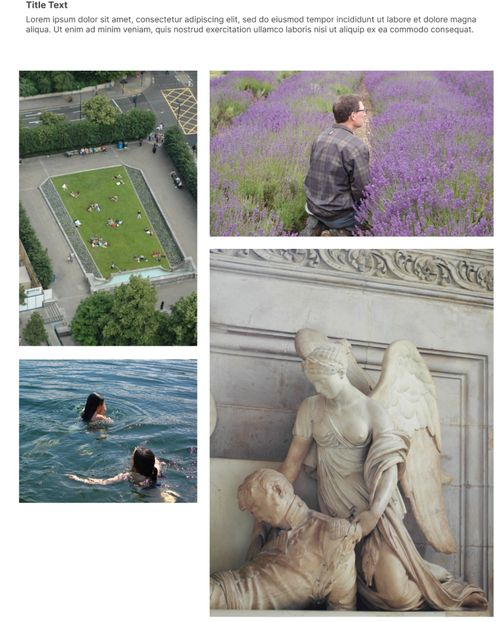
#> input picture SystemCode/frontend/images/1-p-500.jpg, 500 x 622 px
$ python -i dedup_server.py   (imports and definitions only)
#> lines starting #> are read from the running program, lines starting #| are printed output that depends on the picture
# # -*- coding utf-8 -*-
# """
# -------------------------------------------------
#    File Name：     dedup_server.py
#    Author :
#    time：
#    last edit time:
#    Description :   去重服务
# -------------------------------------------------

import os
from PIL import Image
import pyheif
from pathlib import Path
import imagehash

class DedupServer:
    def __init__(self, hash_method=imagehash.average_hash, similarity_threshold=5, target_size=(256, 256)):
        self.hash_method = hash_method
        self.similarity_threshold = similarity_threshold
        self.target_size = target_size

    def calculate_hash(self, image_path):
#> called with image_path = '../../../frontend/images/1-p-500.jpg'
        if image_path.lower().endswith("heic"):
            image = self.transfer_heic_file(image_path).convert("RGB")
        else:
            image = Image.open(image_path).convert("RGB")
#> image is the input picture: PIL image 500x622 RGB; mean R, G, B 165.8, 165.6, 161

        resized_image = image.resize(self.target_size)
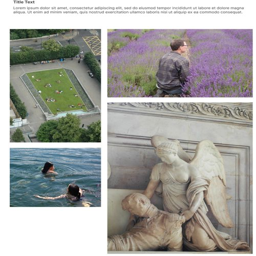
#> resized_image: PIL image 256x256 RGB; mean R, G, B 165.8, 165.6, 161
#> (the run stopped early here; a loop or call above may not have finished)

$ run again, on SystemCode/frontend/images/1_1.jpg
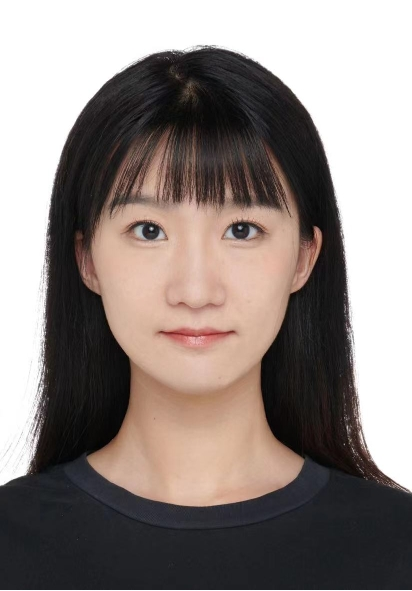
#> input picture SystemCode/frontend/images/1_1.jpg, 412 x 591 px
#> in calculate_hash, image is the input picture: PIL image 412x591 RGB; mean R, G, B 142.5, 132.7, 129
#> in calculate_hash, `resized_image = image.resize(self.target_size)`:
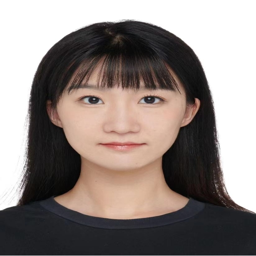
#> resized_image: PIL image 256x256 RGB; mean R, G, B 142.4, 132.7, 128.9
